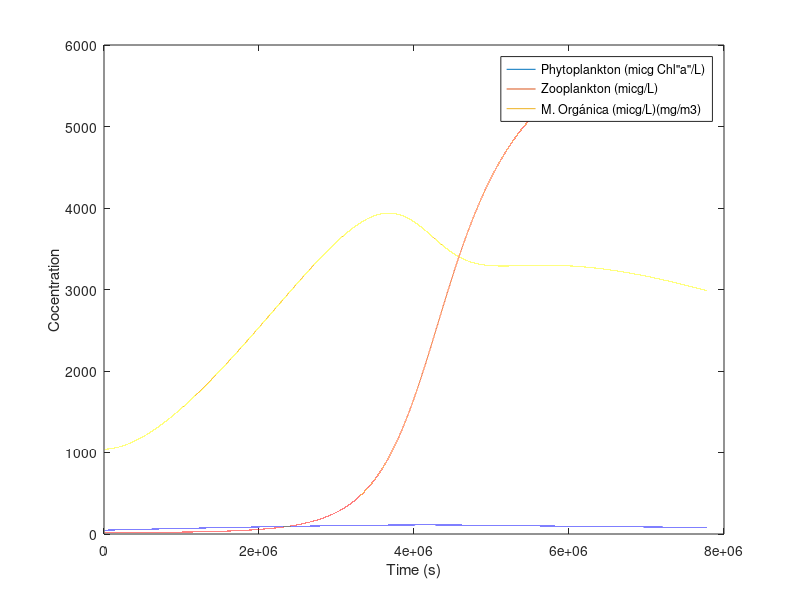
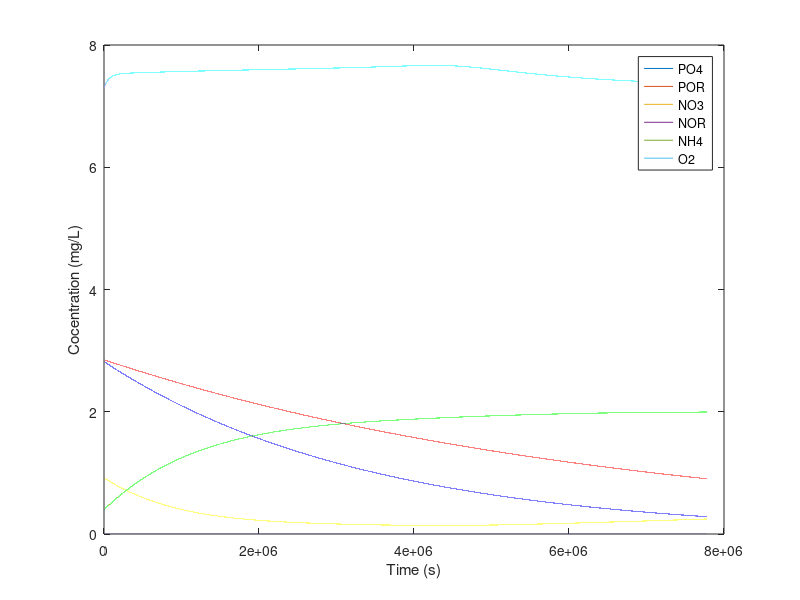

These charts were generated, in order, by the following MATLAB code:
%
% PONTIFICIA UNIVERSIDAD JAVERIANA
% EPM-PUJ
% Sergio Castiblanco
% Understanding Waqtel modules
%
%%%%%%%%%%%%%%%%
% EUTRO Module
%%%%%%%%%%%%%%%%
%
%   dPHY/dt = (CP - DP)*PHY - G1*Z
%
%   dZ/dt = (om1*G1 + (om3 - 1)*G3 + om4*G4 - gammaz - muz)*Z
%
%   dPO4/dt = fp(dtp*DP - CP)*PHY + k320*g2*POR + gammaz*Z*betaPC*betam3L
%
%   dPOR/dt = pf(1 - dtp)*DP*PHY - k320*g2*POR - FPOR/H
%
%   dNO3/dt = -fn(1 - Rn)*CP*PHY + k520*g2*NH4
%
%   dNOR/dt = fn(1 - dtn)*DP*PHY - k620*g2*NOR - FNOR/H
%
%   dNH4/dt = fn(dtn*DP - Rn*CP)*PHY + k620*g2*NOR - k520*g2*NH4 + gammaz*Z*betaNC*betam3L
%
%   dL/dt = f*MP*PHY - k120*g3*L + [(1-om1)*G1 + (1 - om3)*G3 - om4*G4 + muz]*Z*betam3L - FLOR/H
%
%   dO2/dt = f*(CP-RP*g1)*PHY - n*k520*g2*NH4 - k120*g3*L + k2*g4*(Cs - O2) - BEN/h - gammaz*Z*betaO2C*betam3L
%
% Variables
%
% O2 --> Disolved oxygen (mgO2/L)
% PHY --> Phytoplankton Biomass (micgClh"a"/L)
% ZOO --> Zooplankton Biomass (micC/L)
% PO4 --> Dissolved mineral phosphorus assimilable by phytoplankton(mgP/L)
% POR --> Degradable phosphorus not assimilable by phytoplankton(mgP/L)
% NO3 --> Dissolved mineral nitrogen assimilable by phytoplankton(mgN/L)
% NH4--> Amonia Load (mgH4/L)
% NOR --> Degradable nitrogen not assimilable by phytoplankton(mgN/L)
% L  --> Organic Load (mgO2/L)
%
% Formulation
%
%%%%%%%%%%%%%%%%%%
% FITOPLANKTON
%%%%%%%%%%%%%%%%%%
% CONSTANST DESCRIPTION
%
%%%%%%%
% CP, algal growth rate (d^-1)
%
%       CP=Cmax*RAY*g1*LNUT*α1
%
% Cmax = algal growth maximum rate at 20°C; typical vale of 2
%
% RAY = effect of sunlight on algal growth; ranges between 0 and 1
% 
%   %Smith formula averaged in the vertical
%
%       RAY = (1/ke*H)*log((Io + sqrt(IK^2 + Io^2))/(Ih + sqrt(IK^2 + Ih^2)))
%
%   With:
%
%   ke = 1.7/Zs;    Extinction coefficient of solar rays in water (Aktins formula), Zs = Secchi depth
% or
%   ke = kpe + beta*PHY;    Moss relation, kpe is the vegetal turbidity without phytoplankton (m^-1)
%                            and beta the Moss Coefficient 0.015 aprox.
%   IK,     Calibration parameter (W/m^2), of an order of magnitude 100
%
%   Io,     The flux density of solar radiation on the surface (W/m^2)
%
%   Ih,     The flux density of solar radiation at the bed bottom (W/m^2)
%       Ih = Io*exp(-ke*H)
%
% g1, effect of temperature on algal growth
%
%   g1 = T/20;   where T is temperature, valid for 5 < T < 25
%
% LNUT
%
%   LNUT = min(PO4/(KP + PO4) , NO3/(KN + NO3))
%
% Whit
%
%   KP,     Phoshate half-saturation constant (mg/L), 0.005 aprox., 0.006 Cienaga Santa Marta paper
%
%   KN,     Nitrate half-saturation constant (mg/L), 0.03 aprox., 0.025 Cienaga Santa Marta paper
%
%
% Note:  Nutrients affect phytoplankton growth PHY only by limiting the factorLNU T.  
% When[PO4] and [NO3] are high enough,LNUT is close to 1 and phytoplankton evolution 
% no longerdepends on nutrients.   In this case,  there is no need to model the cycles 
% of phosphorus andnitrogen for simulating the evolution of phytoplankton.
%
% α1, water toxicity coefficient for algae (1.0 means no toxicity)
%
%%%%%%%
%
%%%%%%%
% DP, algae disappearance rate (d^-1)
%
%       DP = (RP + MP)*g2
%
% RP = algal biomass respiration rate at 20°C (d^-1)
%
% MP = algal biomass disappearance rate at 20°C (d^-1)
%
%   MP = M1 + M2*PHY + α2
%
% With
%       M1 and M2, algal mortality coefficients at 20°C
%       α2 = water toxicity coefficient for algae 
%
% g2 = effect of temperature on algal disappearance
%
%   g2 = (1.05)^(T-20);   where T is temperature, valid for 5 < T < 25
%
%%%%%%%%%%%
% ZOOPLANKTON
%%%%%%%%%%%
%
% Tasa de consumo por zooplancton de fitoplancton (j=1), de él mismo (j=3)
% o de materia orgánica (j=4)
%
% Gj = g*[Pj*Bj/(BK + sum(pk*Bk))];     j=1,3,4 ;   k=1,3,4
%
% Pj = roj*Bj/sum(pn*Bn);   n=1,3,4
%
% Pk = rok*Bk/sum(pn*Bn);   n=1,3,4
%
% muz, tasa específica de mortalidad del zooplancton
% (dia^-1); 0.07 de acuerdo paper Ciénaga Grande
%
% gammaz, tasa específica de excreciones metabólicas de zooplancton 
% (dia^-1); 0.1 de acuerdo a paper Ciénaga Grande
%
% om's, coeficientes de utilización de los alimentos por zooplancton en su
% crecimiento, coeficientes de asimilación (qué proporción de lo que come se
% vuelve efectivamente biomasa de zooplancton)
% om1 = respecto al fitoplancton (PHY);
% om3 = respecto al zooplancton (Z);
% om4 = respecto a Materia Orgánica (L);
% todos igual a 0.6 de acuerdo a Paper Ciénaga Grande
%
% ro's, Coeficientes de selectividad en el consumo de distintos tipos de
% alimentación por el zooplancton, (dietas, deben sumar 1)
% rof = Cuanto come en proporción al total de Fitoplancton
% roz = Cuanto come en proporción al total de si mismo
% rod = Cuanto come en proporción al total de materia orgánica
%
% BK, Constante de semisaturación por los alimentos en el proceso de crecimiento
% de zooplancton (mgC m^-3); igual a 4150 según paper Ciénaga Grande
%
% g, Tasa máxima de forrageo específico (grazing rate) 
% (dia ^-1); 0.75 según paper Ciénaga Grande
%
%%%%%%%%%%%
% NITROGEN
%%%%%%%%%%%
% FOR PO4
%
% betaPC, coeficiente estequeométrico de traspaso de mgC a mgP
% (mgC/mgP); 
%
% betam3L, coeficiente de traspaso de m3 a Litros, = 0.001
%
% FOR NH4
%
% betaNC, coeficiente estequeométrico de traspaso de mgC a mgN
% (mgN/mgC); 0.176 según paper Ciénaga Grande
%
% Nitric and phosphoric nutrients
%
% fp, average proportion of phosphorus in the cells of living phytoplankton
% (mgP/micgChl"a")
%
% dtp, proportion of directly assimilable phosphorus in dead phytoplankton
% (%)
%
% k320, transformation rate of POR into PO4 through bacterial mineralization at 20°C
% (d^-1)
%
% k620, transformation rate of NOR into NO3 through heterotrophic and autotrophic bacterial mineralization at 20°C
% (d^-1)
%
% fn, average proportion of directly assimilable nitrogen in living phtyoplankton
% (mgN/micgChl"a")
%
% dtn, proportion of directly assimilable nitrogen in dead phytoplankton
% (%)
%
% n, quantity of oxygen consumed by nitrification (mgO2/mgNH4)
%
% k520, kinetics of nitrification at 20°C (d^-1)
%
% FPOR, deposition flux of non-algal organic phosphorus
% (g/m^2/s)
%
%       FPOR = WPOR*POR
%
%       WPOR, sedimentation velocity of non-algal organic phosphorus (m/s)
%
% FNOR, deposition flux of non-algal organic nitrogen
% (g/m^2/s)
%
%       FNOR = WNOR*NOR
%
%       WNOR, sedimentation velocity of non-algal organic nitrogen (m/s)
%
% Rn, proportion of nitrogen assimilated in the form of NH4 = NH4/(NH4 + NO3)
%
%%%%%%%
%
%%%%%%%
% Organic Load
%
% k120, kinetic degradation constant for the Organic Load at 20°C
% (d^-1)
%
% g3, effect of temperature on the degradation of Organic Load
%
%       g3 = (1.047)^(T-20);        5 < T < 25
%
% FLOR, deposition flux of Organic Load
% (g/m^2/s)
%
%       FLOR = WLOR*L
%
%       WLOR, sedimentation velocity of Organic Load (m/s)
%
%%%%%%%
%
%%%%%%%
% Disolved Oxygen
%
% f, Oxygen quantity produced by photosynthesis (mgO2/micgChl"a")
%
% BEN = Bhentic demand (gO2/m2/d)
%
%   %Correction by temperature
%
%       BEN = [BEN]*(1.065)^(T−20)
%
%       Typical values at 20°C
%
%         Bottom type                             Typical value of BEN(gO2/m2/d) at 20◦C
%         Filamentous bacteria (10 g/m2)          7
%         Mud from waste water, near to release   4
%         Mud from waste water, far from release  1.5
%         Estuarine silt                          1.5
%         Sand                                    0.5
%         Mineral soil                            0.007
%
% k2 = Reaeration process constant (d^-1)
%         type of watercourse                     Interval ofk2(d−1) at 20◦C
%         Small ponds and backwaters              0.10-0.23
%         Sluggish streams and large lakes        0.23-0.35
%         Large streams of low flow velocity      0.35-0.46
%         Large streams of normal flow velocity   0.46-0.69
%         Swift streams                           0.69-1.15
%         Rapids and waterfalls                   > 1.15
%
%         k2 = 5.23*U*h^−1.67                         (Tennessee Valley Authority)
%         k2 = 5.33*U^0.67*h^−1.85                    (Owens et al.)
%         k2 = 0.746*U^2.695*h^−3.085*J^−0.823        (Churchill et al.)
%         k2 = 3.9*U^0.5*h^−1.5                       (O′Connor and Dobbins)
%
%       U = velocity magnitude (m/s); h = water depth (m)
%       J = Energy slope (m)
%
%       *O'Connor and Dobbins formula has the best results for shallow
%       rivers
%
%   %Correction by temperature
%
%       k2= [k2]*(1.0241)^(T−20)  ; with T in Celsius
%
%
% g4, effect of temperature on natural reaeration
%
%       g4 = (1.025)^(T−20);        5 < T < 25
%
% Cs = Oxygen concentration at saturation in water (mgO2/L)
%       Typical value of 9.0 (mgO2/L) at 20°C
%
%       %Elmore and Hayes formula
%       Cs= 14.652 − 0.41022*T + 0.007991*T^2 − 7.7774*10^(−5)*T^3
%
%       %Montgomery formula
%       Cs = 468 / (31.6 * T)
%
%       With T in Celsius
%
% betaO2C, coeficiente de traspaso de mgC a mgO2
% (mgO2/mgC); 2.67 según paper Ciénaga Grande
% 
%
%%%%%%%%%%%%%%%%%%%%%%%
% TOY MODEL
%%%%%%%%%%%%%%%%%%%%%%%

% Typical values of velocity(m/s), water depth(m) and temperature(°C)
U = 0.8;
H = 2.0;
T = 25;

%%%%%%%%%%%%%%%%%%%%
% FITOPLANKTON
%%%%%%%%%%%%%%%%%%%%

%ALGAL GROWTH, CP (d^-1)

% Cmax = algal growth maximum rate at 20°C; typical vale of 2
Cmax = 2;

% % ke, extinction coefficient of solar rays in water (Aktins formula)
% Zs = 1.0;      %Secchi depth
% ke = 1.7/Zs;

% IK,     Calibration parameter (W/m^2)
IK = 80;

%   Io,     The flux density of solar radiation on the surface (W/m^2)
Io = 160;

% maxI = 160;
%En Hernandez-Jimenez se muestra la variación a lo largo de un día de la 
%intensidad lumínica
% Io = [0;0; 0; 0; 0; 0; 0.01*maxI; 0.09*maxI; 0.18*maxI; 0.3*maxI; 0.41*maxI;...
%     0.48*maxI; 0.5*maxI; 0.49*maxI; 0.45*maxI; 0.41*maxI; 0.36*maxI; 0.25*maxI;...
%     0.03*maxI;0;0;0;0;0;0];

%   Ih,     The flux density of solar radiation at the bed bottom (W/m^2)
% Ih = Io*exp(-ke*H);

%RAY effect
% RAY = (1/(ke*H))*log((Io + sqrt(IK^2 + Io^2))/(Ih + sqrt(IK^2 + Ih^2)));

% g1, effect of temperature on algal growth
g1 = T/20;

%   KP,     Phoshate half-saturation constant (mg/L), 0.005 aprox., 0.006 Cienaga Santa Marta paper
KP = 0.006;

%   KN,     Nitrate half-saturation constant (mg/L), 0.03 aprox., 0.025 Cienaga Santa Marta paper
KN = 0.025;

% α1, water toxicity coefficient for algae (1.0 means no toxicity)
alfa1 = 1.0;


%ALGAL DISAPPEARANCE, DP (d^-1)
% On the order of 0.5 (d^-1)

% RP = algal biomass respiration rate at 20°C (d^-1)
RP = 0.01;

% Algal mortality coefficients M1 and M2
% MP = M1 + M2*PHY + α2
M1 = 0.01;
M2 = 0.001;

% α2, water toxicity coefficient for algae (0.0 means no toxicity)
alfa2 = (1.0 - alfa1);

% g2, effect of temperature on algal disappearance
g2 = (1.05)^(T-20);

%%%%%%%%%%%%%%%%%%%
% ZOOPLANKTON
%%%%%%%%%%%%%%%%%%%
%Tasa específica máxima posible de crecimiento de zooplancton (h^-1)

%Tasa específica de mortalidad del zooplancton (dia^-1)
%Bajada un orden de magnnitud (orginal 0.07)
muz = 0.1;
%muz = 0.07;

%Tasa específica de excreciones metabólicas de zooplancton (dia^-1)
%Bajada un orden de magnitud (original 0.1)
%gammaz = 0.1;
gammaz = 0.01;

%Coeficientes de utilización de los alimentos por zooplancton en su
%crecimiento, coeficientes de asimilación (qué proporción de lo que come se
%vuelve efectivamente biomasa de zooplancton); todos 0.6 según paper
%Ciénaga Grande
om1 = 0.8;
om3 = 0.8;
om4 = 0.8;
omegas = [om1; om3 ;om4];

%Coeficientes de selectividad en el consumo de distintos tipos de
%alimentación por el zooplancton, (dietas, deben sumar 1)
rof = 0.6;     %Cuanto come en proporción al total de Fitoplancton
roz = 0.1;     %Cuanto come en proporción al total de si mismo
rod = 0.3;     %Cuanto come en proporción al total de detritos
rhos = [rof ; roz ; rod];

%Constante de semisaturación por los alimentos en el proceso de crecimiento
%de zooplancton (mgC m^-3)
BK = 4150;

%Tasa máxima de forrageo específico (grazing rate) (dia ^-1)
g = 0.75;

%%%%%%%%%%%%%%%%%%%%%%%%%
% NITROGEN AND PHOSPHORUS
%%%%%%%%%%%%%%%%%%%%%%%%%
% FOR PO4
%
% betaPC, coeficiente estequeométrico de traspaso de mgC a mgP
% (mgC/mgP); 
betaPC = 0.024;

% betam3L, coeficiente de traspaso de m3 a Litros, = 0.001
betam3L = 0.001;

% FOR NH4
%
% betaNC, coeficiente estequeométrico de traspaso de mgC a mgN
% (mgN/mgC); 0.176 según paper Ciénaga Grande
betaNC = 0.176;

%FOR NITRIC AND PHOSPHORIC NUTRIENTS
%
% fp, average proportion of phosphorus in the cells of living phytoplankton
% (mgP/micgChl"a"); 18 (mgC/mgChl"a") according with Cienaga Grande Paper
fp = (18/1000);

% dtp, proportion of directly assimilable phosphorus in dead phytoplankton
% (%); 0.05 according with Cienaga Grande Paper phytoplankton diet
dtp = 1.0;

% k320, transformation rate of POR into PO4 through bacterial mineralization
% (d^-1)
k320 = 0.01;

% k620, transformation rate of NOR into NO3 through heterotrophic and autotrophic bacterial mineralization
% (d^-1)
k620 = 0.02;

% fn, average proportion of nitrogen in living phtyoplankton
% (mgN/micgChl"a"); 18 (mgC/mgChl"a") according with Cienaga Grande Paper
fn = (18/1000);

% dtn, proportion of directly assimilable nitrogen in dead phytoplankton
% (%); 0.95 according with Cienaga Grande Paper phytoplankton diet
dtn = 1.0;

% n, quantity of oxygen consumed by nitrification
% (mgO2/mgNH4), paper Ciénaga Grande
n = 3.4;

% k520, kinetics of nitrification at 20°C (d^-1) 
k520 = 0.01;

% WPOR, sedimentation velocity of non-algal organic phosphorus (m/s)
% WPOR = -(0.1/86400);
% WPOR = (1.0/86400);
WPOR = 0.0;

% WNOR, sedimentation velocity of non-algal organic nitrogen (m/s)
% WNOR = -(0.1/86400);
% WNOR = (1.0/86400);
WNOR = 0.0;

% ORGANIC LOAD
% k120, kinetic degradation constant for the Organic Load at 20°C
% (d^-1)
k120 = 0.1;

% g3, effect of temperature on the degradation of Organic Load
g3 = (1.047)^(T-20);

% WLOR, sedimentation velocity of Organic Load (m/s)
% WLOR = -(0.1/86400);
WLOR = 0.0;

% DISOLVED OXYGEN
% f, Oxygen quantity produced by photosynthesis
% (mgO2/micgChl"a")
f = (50/1000);

% BEN, Bhentic demand (gO2/m2/d) %
BEN = 1.5;
BEN = BEN*(1.065)^(T-20);

% k2 (d^-1) % O'Connor and Dobbins formula
k2 = 3.9*U^0.5*H^(-1.5);

% g4, effect of temperature on natural reaeration
g4 = (1.025)^(T-20);

% Cs, Oxygen concentration at saturation (mgO2/L) % Elmore and Hayes formula
Cs = 14.652 - 0.41022*T + 0.007991*(T^2) - 7.7774e-5*(T^3);

% betaO2C, coeficiente de traspaso de mgC a mgO2
% (mgO2/mgC); 2.67 según paper Ciénaga Grande
betaO2C = 2.67;

%%%%%%%
%
%%%%%%%
%%%% INITIAL VALUES %%%%
% PHYo = 500;     % Phytoplankton Biomass (micgClh"a"/L)
% Zo = 500;       % Zooplankton Biomass (micgC/L)
% PO4o = 0.06;    % Dissolved mineral phosphorus assimilable by phytoplankton(mgP/L)
% PORo = 0.03;    % Degradable phosphorus not assimilable by phytoplankton(mgP/L)
% NO3o = 0.03;    % Dissolved mineral nitrogen assimilable by phytoplankton(mgN/L)
% NORo = 0.01;    % Degradable nitrogen not assimilable by phytoplankton(mgN/L)
% NH4o = 0.06;     %Nitrógeno amoniacal (mgH4/L)
% Lo = 0.2;        %Carga orgáica (mgO2/L)
% O2o = 6.0;      %Oxígeno disuelto (mgO2/L)

% PHYo = 240;     % Phytoplankton Biomass (micgClh"a"/L)
% Zo = 3400;       % Zooplankton Biomass (micgC/L)
% PO4o = 0.09;    % Dissolved mineral phosphorus assimilable by phytoplankton(mgP/L)
% PORo = 0.09;    % Degradable phosphorus not assimilable by phytoplankton(mgP/L)
% NO3o = 0.04;    % Dissolved mineral nitrogen assimilable by phytoplankton(mgN/L)
% NORo = 0.006;    % Degradable nitrogen not assimilable by phytoplankton(mgN/L)
% NH4o = 0.06;     %Nitrógeno amoniacal (mgH4/L)
% Lo = 0.02;        %Carga orgáica (mgO2/L)
% O2o = 6.0;  

PHYo = 46.9;     % Phytoplankton Biomass (micgClh"a"/L)
Zo = 19.3;       % Zooplankton Biomass (micgC/L)
PO4o = 0.0018;    % Dissolved mineral phosphorus assimilable by phytoplankton(mgP/L)
PORo = 2.85;    % Degradable phosphorus not assimilable by phytoplankton(mgP/L)
NO3o = 0.918;    % Dissolved mineral nitrogen assimilable by phytoplankton(mgN/L)
NORo = 2.82;    % Degradable nitrogen not assimilable by phytoplankton(mgN/L)
NH4o = 0.397;     %Nitrógeno amoniacal (mgH4/L)
Lo = 1.04;        %Carga orgáica (mgO2/L)
O2o = 7.3;

%Tiempo
to = 0;               %segundos
tf = 86400*90;         %segundos
dt = 60;              %segundos
time = to:dt:tf;
tsteps = length(time);

%Storage of results
RES = zeros(tsteps,8);
j=1;
RES(j,1) = PHYo;
RES(j,2) = Zo;
RES(j,3) = PO4o;
RES(j,4) = PORo;
RES(j,5) = NO3o;
RES(j,6) = NORo;
RES(j,7) = NH4o;
RES(j,8) = Lo;
RES(j,9) = O2o;

%Loop temporal
for t = to+dt:dt:tf
% t=to+dt;
    
    %RIGHT HAND SIDES
    % Zooplancton diet Gj's
    Bs = [PHYo ; Zo ; Lo*(1/betam3L)];
    sumrhoB = sum(Bs.*rhos);
    
    Ps = (Bs.*rhos)./sumrhoB;
    sumPsB = sum(Bs.*Ps);
    
    Gs = g*(Bs.*Ps)./(BK + sumPsB);
    
    % Phytoplankton
    
    % Algae growth
    % ke, extinction coefficient of solar rays in water (Cienaga Grande Paper)
    ke = 2.8 + 0.028*PHYo;
    
    %   Ih,     The flux density of solar radiation at the bed bottom (W/m^2)
    Ih = Io*exp(-ke*H);

    %RAY effect
    RAY = (1/(ke*H))*log((Io + sqrt(IK^2 + Io^2))/(Ih + sqrt(IK^2 + Ih^2)));
    
    %LNUT
    LNUT = min((PO4o^2)/(KP^2 + PO4o^2) , ((NO3o + NH4o)^2)/(KN^2 + (NO3o +  NH4o)^2));
    
    %CP
    CP = Cmax*RAY*g1*LNUT*alfa1;
    
    % Algae Dissapearance
    % MP = algal biomass disappearance rate at 20°C (d^-1)
    MP = M1 + M2*PHYo + alfa2;
    
    %DP
    DP = (RP + MP)*g2;
    CP - DP
    
    % RHS
    PHYrhs = (1/86400)*((CP - DP)*PHYo - Gs(1)*Zo);    
    
    %Zooplancton
    Zrhs = (1/86400)*(om1*Gs(1) + (om3 - 1)*Gs(2) + om4*Gs(3) - gammaz - muz)*Zo;
    
    % Phosphorus
    % PO4 RHS
    PO4rhs = (1/86400)*(fp*(dtp*DP - CP)*PHYo + k320*g2*PORo + gammaz*Zo*betaPC*betam3L);
    
    % POR RHS
    FPOR = WPOR*PORo;
    PORrhs = (1/86400)*(fp*(1-dtp)*DP*PHYo - k320*g2*PORo) - FPOR/H;
    
    %Nitrogen
    %NO3 RHS
    Rn = (NH4o/(NH4o + NO3o));
    NO3rhs = (1/86400)*(-fn*(1-Rn)*CP*PHYo + k520*g2*NH4o);
    
    %NOR RHS
    FNOR = WNOR*NORo;
    NORrhs = (1/86400)*(fn*(1-dtn)*DP*PHYo - k620*g2*NORo) - FNOR/H;
    
    %NH4 RHS
    NH4rhs = (1/86400)*(fn*(dtn*DP - Rn*CP)*PHYo + k620*g2*NORo - k520*g2*NH4o + gammaz*Zo*betaNC*betam3L);
    
    %Organic Load
    FLOR = WLOR*Lo;
    Lrhs = (1/86400)*(f*MP*PHYo - k120*g3*Lo + muz*Zo*betam3L + ((1-om1)*Gs(1) + (1 - om3)*Gs(2) - om4*Gs(3))*Zo*betam3L) - FLOR/H;
    
    %Disolved Oxygen
    O2rhs = (1/86400)*(f*(CP - RP*g1)*PHYo - n*k520*g2*NH4o - k120*g3*Lo + k2*g4*(Cs - O2o) - BEN/H - gammaz*Zo*betaO2C*betam3L);
    
    %%% Advancing in time
    PHYo = PHYo + PHYrhs*dt;
    Zo = Zo + Zrhs*dt;
    PO4o = PO4o + PO4rhs*dt;
    PORo = PORo + PORrhs*dt;
    NO3o = NO3o + NO3rhs*dt;
    NORo = NORo + NORrhs*dt;
    NH4o = NH4o + NH4rhs*dt;
    Lo = Lo + Lrhs*dt;
    O2o = O2o + O2rhs*dt;
    
    %Storage of results
    j=j+1;
    RES(j,1) = PHYo;
    RES(j,2) = Zo;
    RES(j,3) = PO4o;
    RES(j,4) = PORo;
    RES(j,5) = NO3o;
    RES(j,6) = NORo;
    RES(j,7) = NH4o;
    RES(j,8) = Lo;
    RES(j,9) = O2o;

end

figure(1)

plot(time,RES(:,1:2))
hold on
plot(time,RES(:,8)*1000)
xlabel('Time (s)')
ylabel('Cocentration')
legend('Phytoplankton (micg Chl"a"/L)','Zooplankton (micg/L)','M. Orgánica (micg/L)(mg/m3)','Location','Northeast')

figure(2)

plot(time,RES(:,3:7))
hold on
plot(time,RES(:,9))
xlabel('Time (s)')
ylabel('Cocentration (mg/L)')
legend('PO4','POR','NO3','NOR','NH4','O2','Location','Northeast')









